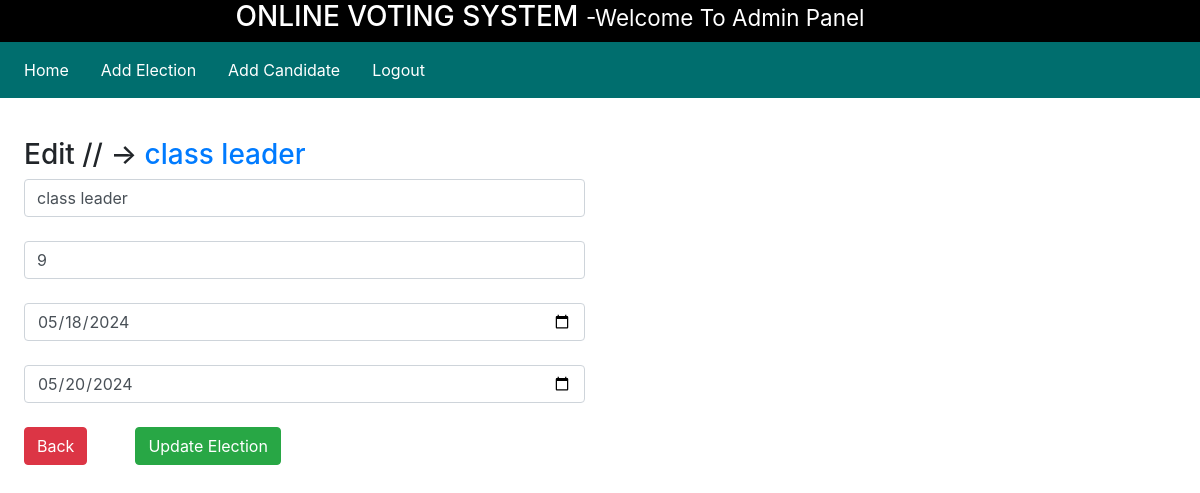
Page /admin/inc/edit_elections.php?id=21 on the committed database.
### tables this page shows
CREATE TABLE `elections` (
  `id` int(11) NOT NULL,
  `election_topic` varchar(255) DEFAULT NULL,
  `no_of_candidates` int(11) DEFAULT NULL,
  `starting_date` date DEFAULT NULL,
  `ending_date` date DEFAULT NULL,
  `status` varchar(45) DEFAULT NULL,
  `inserted_on` date DEFAULT NULL
);

### admin/inc/edit_elections.php (the view, shortened to what this page needs)
<?php
require_once("header.php");
require_once("navigation.php");
?>
<link rel="stylesheet" href="../../assets/css/bootstrap.min.css">
<link rel="stylesheet" href="../../assets/css/style.css">
<?php
$db = new mysqli("localhost", "root", "", "project");
if (isset($_GET['id'])) {
    $id = $_GET['id'];
    $query = "SELECT * FROM elections WHERE id = ?";
    $stmt = $db->prepare($query);
    $stmt->bind_param("i", $id);
    $stmt->execute();
    $result = $stmt->get_result();
    if ($row = $result->fetch_assoc()) {
        $election_topic = $row['election_topic'];
        $number_of_candidates = $row['no_of_candidates'];
        $starting_date = $row['starting_date'];
        $ending_date = $row['ending_date'];
    }
} else {
    header("Location: /project/admin/adminhome.php?addElectionPage=1");
    exit;
}
?>
<div class="row my-3 p-4">
    <div class="col-md-6">
        <h3>Edit // -> <a href=""> <?php echo $election_topic; ?></a> </h3>
        <form method="POST">
            <div>
                <input type="text" name="election_topic" placeholder="Election Topic" class="form-control"
                    value="<?php echo $election_topic; ?>" required /><br>
            </div>
            <div>
                <input type="number" name="number_of_candidates" placeholder="No of Candidates" class="form-control"
                    value="<?php echo $number_of_candidates; ?>" required /><br>
            </div>
            <div>
                <input type="date" name="starting_date" placeholder="Starting Date" class="form-control"
                    value="<?php echo $starting_date; ?>" required /><br>
            </div>
            <div>
                <input type="date" name="ending_date" placeholder="Ending Date" class="form-control"
                    value="<?php echo $ending_date; ?>" required /><br>
            </div>
            <div class="d-flex">
                <input type="submit" value="Back" name="updateElectionBtn" class="btn btn-danger mr-5" />
                <input type="submit" value="Update Election" name="updateElectionBtn" class="btn btn-success " />
            </div>
        </form>
    </div>
</div>

### rows in the picture
elections: election_topic "class leader", number_of_candidates "9", starting_date "05/18/2024", ending_date "05/20/2024"
